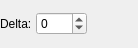
<?xml version="1.0" encoding="UTF-8"?>
<ui version="4.0">
 <class>output::OptionsWidgetBinarizationOtsu</class>
 <widget class="QWidget" name="output::OptionsWidgetBinarizationOtsu">
  <property name="geometry">
   <rect>
    <x>0</x>
    <y>0</y>
    <width>138</width>
    <height>48</height>
   </rect>
  </property>
  <property name="sizePolicy">
   <sizepolicy hsizetype="Preferred" vsizetype="Preferred">
    <horstretch>0</horstretch>
    <verstretch>0</verstretch>
   </sizepolicy>
  </property>
  <property name="windowTitle">
   <string>Form</string>
  </property>
  <layout class="QHBoxLayout" name="horizontalLayout">
   <property name="spacing">
    <number>4</number>
   </property>
   <property name="leftMargin">
    <number>0</number>
   </property>
   <property name="topMargin">
    <number>0</number>
   </property>
   <property name="rightMargin">
    <number>0</number>
   </property>
   <property name="bottomMargin">
    <number>0</number>
   </property>
   <item>
    <layout class="QGridLayout" name="gridLayout">
     <item row="0" column="0">
      <widget class="QLabel" name="otsuDeltaLabel">
       <property name="toolTip">
        <string>Shifts the threshold: positive values make the letters thicker and darker, negative values thinner and lighter. 0 keeps the threshold the method computes.</string>
       </property>
       <property name="text">
        <string>Delta:</string>
       </property>
      </widget>
     </item>
     <item row="0" column="1">
      <widget class="QDoubleSpinBox" name="otsuDelta">
       <property name="toolTip">
        <string>Shifts the threshold: positive values make the letters thicker and darker, negative values thinner and lighter. 0 keeps the threshold the method computes.</string>
       </property>
       <property name="keyboardTracking">
        <bool>false</bool>
       </property>
       <property name="decimals">
        <number>0</number>
       </property>
       <property name="minimum">
        <double>-100.0</double>
       </property>
       <property name="maximum">
        <double>100.0</double>
       </property>
       <property name="singleStep">
        <double>1.0</double>
       </property>
      </widget>
     </item>
    </layout>
   </item>
   <item>
    <spacer name="horizontalSpacer_2">
     <property name="orientation">
      <enum>Qt::Horizontal</enum>
     </property>
     <property name="sizeHint" stdset="0">
      <size>
       <width>0</width>
       <height>1</height>
      </size>
     </property>
    </spacer>
   </item>
  </layout>
 </widget>
 <resources/>
 <connections/>
</ui>
